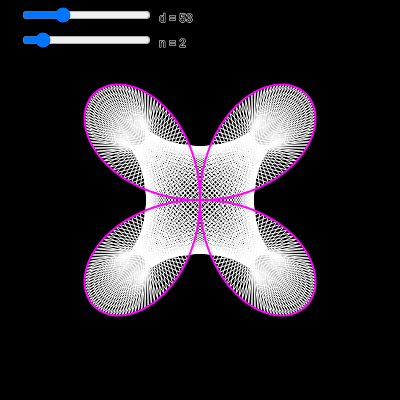
Frame 1 (no input)
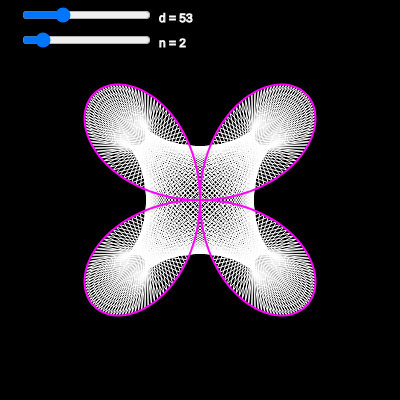
Frame 60 (no input)
Frame 120 (the mouse pressed at the canvas centre since frame 60): identical to frame 60, image omitted

The p5.js sketch that drew these frames (run headless with seeded random() and noise() and a simulated clock; from frame 60 on, the mouse is pressed at the canvas centre):

// p5.js sketch
// ── sketch.js
// Maurer Rose
// inspired by Daniel Shiffman
// https://youtu.be/4uU9lZ-HSqA
// engineered from:
// https://en.wikipedia.org/wiki/Rose_(mathematics)
// https://en.wikipedia.org/wiki/Maurer_rose

var n = 2;
var d = 52;
var dSlider;

function setup() {
  createCanvas(400, 400);
  angleMode(DEGREES);

  dSlider = createSlider(1,180,53);
  nSlider = createSlider(1,10,2);
}
/////////////////////////////////////////////////////////
function draw() {
  background(0);
  drawSliders();

  // get the values d and n to use for roses
  d = dSlider.value();
  n = nSlider.value();

  translate(width/2,height/2);

  //place the white lines of the Maurer rose
  stroke(255);
  noFill();
  beginShape();
  strokeWeight(1);
  for (let i = 0; i < 361; i++) {
    let k = i * d;
    let r = 150 * sin(n*k);
    let x = r * cos(k);
    let y = r * sin(k);
    vertex(x,y);
  }
  endShape();

  //build the Polar rose (in pink)
  noFill();
  stroke(255,0,255, 255);
  strokeWeight(2);
  beginShape();
  for (let i = 0; i < 361; i++) {
    let r = 150 * sin(n*i);
    let x = r * cos(i);
    let y = r * sin(i);
    vertex(x,y);
  }
  endShape();
}
/////////////////////////////////////////////////////////
function drawSliders(){
  stroke(255);
  strokeWeight(1);
  dSlider.position(20, 5);
  text('d = '+ dSlider.value(), dSlider.x + dSlider.width +10, dSlider.y+17);
  nSlider.position(20, 30);
  text('n = '+ nSlider.value(), nSlider.x + nSlider.width +10, nSlider.y+17);
}
